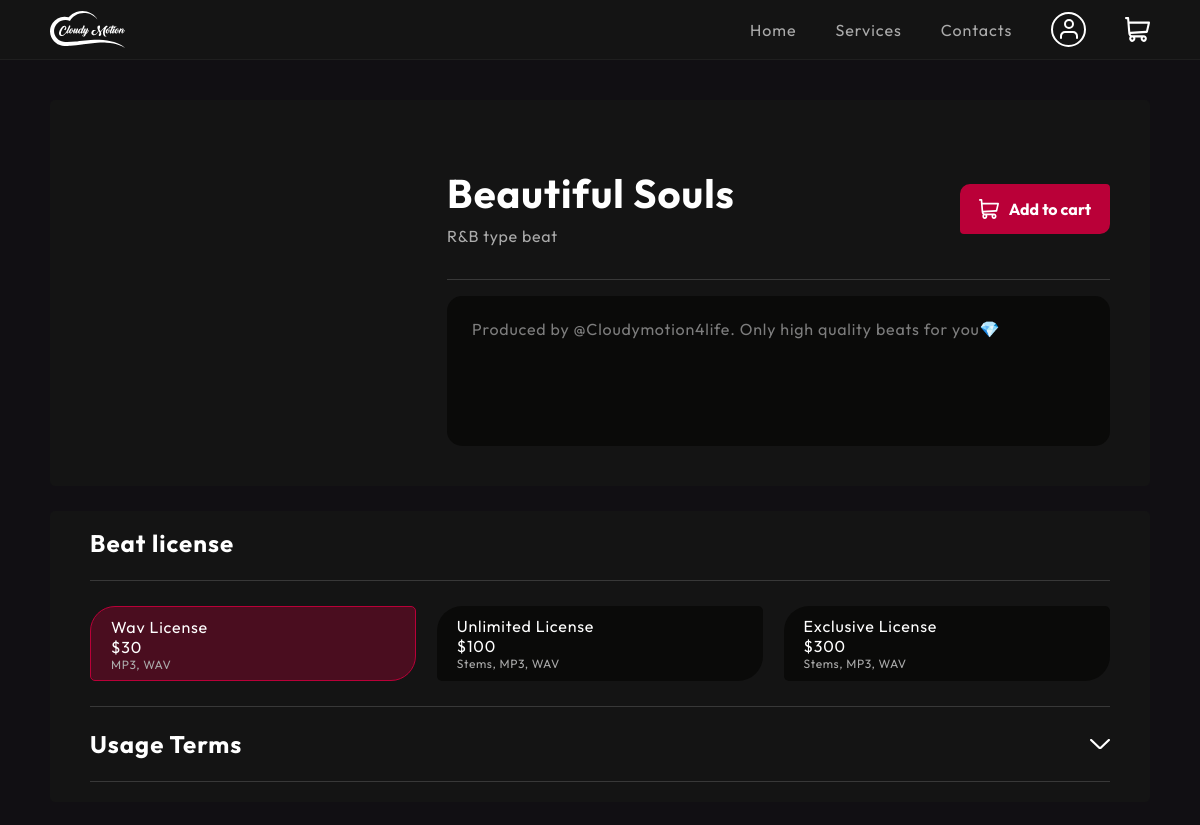
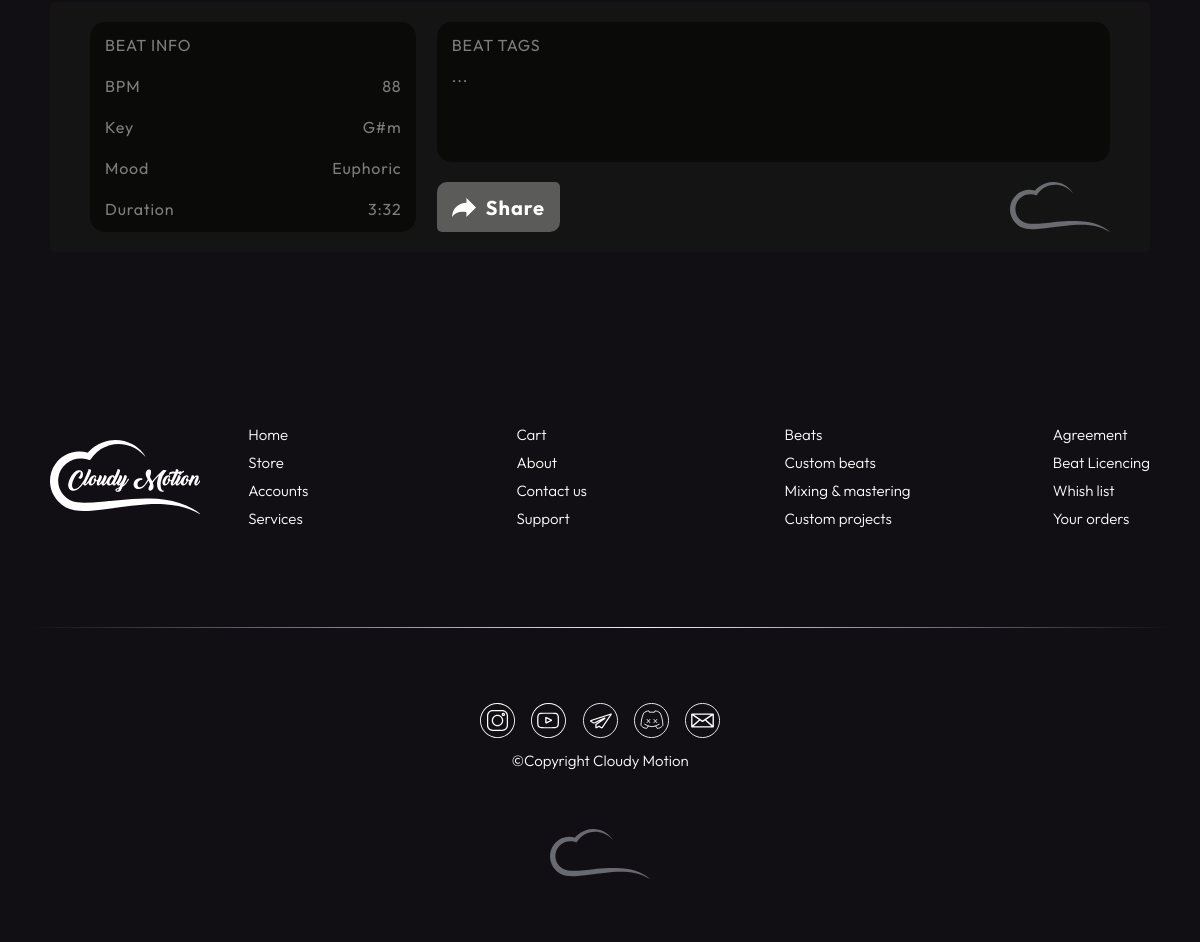
Page /store/26/ (signed in) on the committed database (2 pictures, top to bottom).
### cm_site/models.py (models this page shows, shortened)
class Tracks(models.Model):
    track_name = models.CharField('Track Name', unique=True, null=False, max_length=64)
    cover_art = models.ImageField("Cover Art", upload_to='uploads/')
    bpm = models.IntegerField('BPM', default=90)
    key = models.CharField('Key', unique=False, null=False, max_length=16)
    mood = models.ForeignKey(Moods, on_delete=models.CASCADE)
    duration = models.CharField('Duration', max_length=16, null=False)
    type_beat = models.CharField('Type Beat', unique=False, max_length=32, default="Unique", null=False)
    tags = models.ManyToManyField(Tags, blank=True)
    description = models.CharField('Track description', max_length=256, blank=False, unique=False, default='Produced by @Cloudymotion4life. Only high quality beats for you💎')
    priority = models.IntegerField('Track priority', blank=False, unique=False, default=0)
    mp3 = models.FileField('Mp3 File', upload_to='uploads/')
    waw_link = models.URLField('Link to wav license files', blank=True)
    unl_and_exc_link = models.URLField('Link to unlimited and exclusive license files', blank=True)
    class Meta:
        verbose_name = 'Track'
        verbose_name_plural = 'Tracks'

class Prices(models.Model):
    wav_license = models.IntegerField('Wav License $', default=30)
    unlimited_license = models.IntegerField('Unlimited License $', default=100)
    exclusive_license = models.IntegerField('Exclusive License $', default=300)
    class Meta:
        verbose_name = 'Price'
        verbose_name_plural = 'Prices'

class Moods(models.Model):
    mood = models.CharField('New mood', unique=True, max_length=32, null=False)
    def __str__(self) -> str:
        return self.mood
    class Meta:
        verbose_name = 'Mood'
        verbose_name_plural = 'Moods'

### cm_site/views.py (the view)
# urls.py: path('store/<int:track_id>/', view=views.store_track, name='store_track'),
def store_track(request: WSGIRequest, track_id: int):
    track = get_object_or_404(Tracks, id=track_id)
    data = {
        'user': request.user,
        'id': track_id,
        'track': track,
        'prices': Prices.objects.all().first(),
        'basket': request.session.get('basket', None)
    }
    return render(request, 'cm_site/track.html', data)

### cm_site/templates/cm_site/track.html (shortened to what this page needs)
{% load static %}
<!DOCTYPE html>
<html lang="en">
    <head>
        <link rel="stylesheet" href="{% static 'cm_site/css/reset.css' %}">
        <link rel="stylesheet" href="{% static 'cm_site/css/font.css' %}">
        <link rel="stylesheet" href="{% static 'cm_site/css/track.css' %}">
    </head>
    <body>
        <div class="wrapper">
            <header class="header">
                <div class="header__container">
                    <a href="{% url 'not_developed' %}">
                        <div class="header__container-logo"></div>
                    </a>
                        {% if user.is_authenticated %}
                            <div class="header__container-navbar">
                                <a href="{% url 'not_developed' %}" class="navbar__link">
                                    <div class="navbar__link-home">Home</div>
                                </a>
                                <a href="{% url 'not_developed' %}" class="navbar__link">
                                    <div class="navbar__link-services">Services</div>
                                </a>
                                <a href="{% url 'not_developed' %}" class="navbar__link">
                                    <div class="navbar__link-contacts">Contacts</div>
                                </a>
                                <a href="{% url 'account' %}" class="navbar__link navbar__link--svg">
                                    <div class="navbar__link-account"></div>
                                </a>
                                <a href="{% url 'cart' %}" class="navbar__link navbar__link--svg">
                                    <div class="navbar__link-basket" {% if basket %}style="background: url('../../static/cm_site/img/cartisnotempty.svg') no-repeat; background-size: cover;"{% endif %}></div>
                                </a>
                            </div>
                        {% endif %}
                </div>
            </header>
            <main class="main">
                <div class="main__container">
                    <div class="beat">
                        <div class="beat__intro">
                            <div class="beat__intro__cover" style="background: url('../../media/{{track.cover_art}}') no-repeat; background-size: cover;"></div>
                            <div class="beat__intro__data">
                                <div class="beat__intro__data_name">
                                    <div class="beat__intro__data_name-text">
                                        <div>{{track.track_name}}</div>
                                        <div>{{track.type_beat}} type beat</div>
                                    </div>
                                    <div class="beat__intro__data_name-btn">
                                        <button class="to_cart">
                                            <div></div>
                                            <div>Add to cart</div>
                                        </button>
                                    </div>
                                </div>
                                <div class="beat__intro__data_line"><div></div></div>
                                <div class="beat__intro__data_desc">{{track.description}}</div>
                            </div>
                        </div>
                        <div class="beat__license">
                            <h1>Beat license</h1>
                            <div class="line"></div>
                            <div class="beat__license__buttons">
                                <button class="wav active">
                                    <h1>Wav License</h1>
                                    <h1>${{prices.wav_license}}</h1>
                                    <h2>MP3, WAV</h2>
                                </button>
                                <button class="unl">
                                    <h1>Unlimited License</h1>
                                    <h1>${{prices.unlimited_license}}</h1>
                                    <h2>Stems, MP3, WAV</h2>
                                </button>
                                <button class="exc">
                                    <h1>Exclusive License</h1>
                                    <h1>${{prices.exclusive_license}}</h1>
                                    <h2>Stems, MP3, WAV</h2>
                                </button>
                            </div>
                            <div class="line"></div>
                            <div class="beat__license_usage_terms">
                                <div class="terms_panel">
                                    <h1>Usage Terms</h1>
                                    <button class="terms_btn"></button>
                                </div>
                            </div>
                            <div class="line"></div>
                        </div>
                        <div class="beat__data">
                            <div class="beat__data__info">
                                <h1>BEAT INFO</h1>
                                <div class="bpm">
                                    <h1>BPM</h1>
                                    <h1>{{track.bpm}}</h1>
                                </div>
                                <div class="key">
                                    <h1>Key</h1>
                                    <h1>{{track.key}}</h1>
                                </div>
                                <div class="mood">
                                    <h1>Mood</h1>
                                    <h1>{{track.mood}}</h1>
                                </div>
                                <div class="duration">
                                    <h1>Duration</h1>
                                    <h1>{{track.duration}}</h1>
                                </div>
                            </div>
                            <div class="beat__data__tags_and_share">
                                <div class="tags">
                                    <h1>BEAT TAGS</h1>
                                    <h1>
                                        {% if track.tags.all %}
                                            {% for tag in track.tags.all %}
                                                {{tag}}{% if not forloop.last %},{% endif %}
                                            {% endfor %}
                                        {% else %}
                                            ...
                                        {% endif %}
                                    </h1>
                                </div>
                                <div class="share_and_ico">
                                    <button class="share" id="copyButton">
                                        <div></div>
                                        <h1>Share</h1>
                                    </button>
                                    <div class="ico"></div>
                                </div>
                            </div>
                        </div>
                    </div>
                </div>
            </main>
            <footer class="footer">
                <div class="footer__container">
                    <div class="footer__container_up">
                        <a href="{% url 'not_developed' %}">
                            <div class="footer__container_up-logo"></div>
                        </a>
                        <div class="footer__container_up-items1">
                            <a href="{% url 'not_developed' %}">Home</a>
                            <a href="{% url 'store' %}">Store</a>
                            <a href="{% url 'not_developed' %}">Accounts</a>
                            <a href="{% url 'not_developed' %}">Services</a>
                        </div>
                        <div class="footer__container_up-items2">
                            <a href="{% url 'not_developed' %}">Cart</a>
                            <a href="{% url 'not_developed' %}">About</a>
                            <a href="{% url 'not_developed' %}">Contact us</a>
                            <a href="{% url 'not_developed' %}">Support</a>
                        </div>
                        <div class="footer__container_up-items3">
                            <a href="{% url 'not_developed' %}">Beats</a>
                            <a href="{% url 'not_developed' %}">Custom beats</a>
                            <a href="{% url 'not_developed' %}">Mixing & mastering</a>
                            <a href="{% url 'not_developed' %}">Custom projects</a>
                        </div>
                        <div class="footer__container_up-items4">
                            <a href="{% url 'not_developed' %}">Agreement</a>
                            <a href="{% url 'not_developed' %}">Beat Licencing</a>
                            <a href="{% url 'not_developed' %}">Whish list</a>
                            <a href="{% url 'not_developed' %}">Your orders</a>
                        </div>
                    </div>
                    <div class="footer__container_line"></div>
                    <div class="footer__container_down">
                        <div class="footer__container_down-social">
                            <a href="https://www.instagram.com/cloudymotion4life/"><div class="instagram"></div></a>
                            <a href="https://www.youtube.com/channel/UCjFzg281yew5Ikgu4QzfoqQ"><div class="youtube"></div></a>
                            <a href="https://t.me/Cloudy_Motion"><div class="telegram"></div></a>
                            <a href="https://discord.gg/8bJu3stv"><div class="discord"></div></a>
                            <a href="mailto:cloudymotion4life@gmail.com"><div class="email"></div></a>
                        </div>
                        <div class="footer__container_down-copyright">
                            ©Copyright Cloudy Motion
                        </div>
                        <div class="footer__container_down-logo">
                        </div>
                    </div>
                </div>
            </footer>
        </div>
    </body>
</html>

### rows in the picture
Tracks: track_name "Beautiful Souls", type_beat "R&B", description "Produced by @Cloudymotion4life. Only high quality beats for you💎", bpm "88", key "G#m", mood "Euphoric", duration "3:32"
Prices: wav_license "30", unlimited_license "100", exclusive_license "300"
